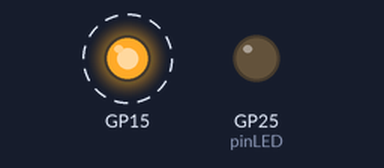
Recording of a program running on a simulated Raspberry Pi Pico running MicroPython. Shown: output pins drawn as LEDs (lit = HIGH). Dashed ring = blinking. What the program prints to the serial console is not drawn.

Above: at 0.5 s.
Timing chart, 0 to 4.6 s (numbered marks = the images above):
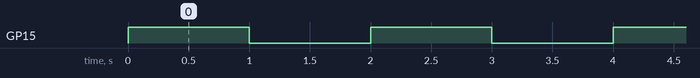

Measured:
- by itself, GP15: alternates HIGH for 1.0 s and LOW for 1.0 s

The program:

LED_external.py
```python
from machine import Pin
from utime import sleep
from _pins import PIN_GP15__20 as PIN_GP15, PIN_LED

pinLED = Pin(PIN_LED, Pin.OUT)
pin15 = Pin(PIN_GP15, Pin.OUT)

print("LED starts flashing...")
while True:
    try:
        pin15.toggle()
        sleep(1)  # sleep 1sec
    except KeyboardInterrupt:
        break
pin15.off()
print("Finished.")
```

_pins.py
```python
#  PWM pins (https://www.youtube.com/watch?v=GXA1Y6lA14A&list=PLGs0VKk2DiYz8js1SJog21cDhkBqyAhC5&index=11&ab_channel=PaulMcWhorter)

# Options
# Pin() # (General Purpose Input/Output) # Digital Input/Output (e.g. button, LED, etc.)
# ADC() # (Analog Input) # Analog to Digital Converter (e.g. potentiometer, temperature sensor, etc.)
# PWM() # (Analog Output) # Pulse Width Modulation (e.g. LED brightness, motor speed, etc.)
# I2C() # (Digital Communication) # Inter-Integrated Circuit (e.g. sensor, display, etc.)
# SPI() # (Digital Communication) # Serial Peripheral Interface (e.g. sensor, display, etc.)
# Timer() # (Digital Communication) # Software timer (e.g. blinking LED, etc.)


# Full source of truth for given GP pin
PIN_GP0__1__SPI0_RX__I2C0_SDA__UART1_TX = 0
PIN_GP1__2__SPI0_CSn__I2C0_SCL__UART1_RX = 1
PIN_GP2__4__SPI0_SCK__I2C1_SDA = 2
PIN_GP3__5__SPI0_TX__I2C1_SCL = 3
PIN_GP4__6__SPI0_RX__I2C0_SDA__UART1_TX = 4
PIN_GP5__7__SPI0_CSn__I2C0_SCL__UART1_RX = 5
PIN_GP6__9__SPI0_SCK__I2C1_SDA = 6
PIN_GP7__10__SPI0_TX__I2C1_SCL = 7
PIN_GP8__11__SPI1_RX__I2C0_SDA__UART1_TX = 8
PIN_GP9__12__SPI1_CSn__I2C0_SCL__UART1_RX = 9
PIN_GP10__14__SPI1_SCK__I2C1_SDA = 10
PIN_GP11__15__SPI1_TX__I2C1_SCL = 11
PIN_GP12__16__SPI1_RX__I2C0_SDA__UART1_TX = 12
PIN_GP13__17__SPI1_CSn__I2C0_SCL__UART1_RX = 13
PIN_GP14__19__SPI1_SCK__I2C1_SDA = 14
PIN_GP15__20__SPI1_TX__I2C1_SCL = 15

PIN_GP16__21_20b__SPI0_RX__I2C0_SDA__UART1_TX = 16
PIN_GP17__22_19b__SPI0_CSn__I2C0_SCL__UART1_RX = 17
PIN_GP18__24_17b__SPI0_SCK__I2C1_SDA = 18
PIN_GP19__25_16b__SPI0_TX__I2C1_SCL = 19
PIN_GP20__26_15b__I2C0_SDA = 19
PIN_GP21__27_14b__I2C0_SCL = 20
PIN_GP22__29_12b = 21
PIN_GP26__31_10b__ADC0__I2C1_SDA = 26
PIN_GP27__32_9b__ADC1__I2C1_SCL = 27
PIN_GP28__34_7b__ADC2 = 28

#####
# Context-specific constants
#####
## GPIO (General Purpose Input/Output)
PIN_GP0__1 = 0
PIN_GP1__2 = 1
PIN_GP2__4 = 2
PIN_GP3__5 = 3
PIN_GP4__6 = 4
PIN_GP5__7 = 5
PIN_GP6__9 = 6
PIN_GP7__10 = 7
PIN_GP8__11 = 8
PIN_GP9__12 = 9
PIN_GP10__14 = 10
PIN_GP11__15 = 11
PIN_GP12__16 = 12
PIN_GP13__17 = 13
PIN_GP14__19 = 14
PIN_GP15__20 = 15
PIN_GP16__21_20b = 16
PIN_GP17__22_19b = 17
PIN_GP18__24_17b = 18
PIN_GP19__25_16b = 19
PIN_GP20__26_15b = 20
PIN_GP21__27_14b = 21
PIN_GP22__29_12b = 22
PIN_GP26__31_10b = 26
PIN_GP27__32_9b = 27
PIN_GP28__34_7b = 28

## ADC (Analog to Digital Converter)
# PIN_ADC0__31_10b = 26
# PIN_ADC1__32_9b = 27
# PIN_ADC2__34_7b = 28

## SPI (Serial Peripheral Interface)
# PIN_SPI0_RX__21_20b = 0
# PIN_SPI0_CSn__22_19b = 1
# PIN_SPI0_SCK__24_17b = 2
# PIN_SPI0_TX__25_16b = 3
# PIN_SPI0_RX__26_15b = 4
# PIN_SPI0_CSn__27_14b = 5
# PIN_SPI0_SCK__29_12b = 6
# PIN_SPI0_TX__31_10b = 7
# PIN_SPI1_RX__21_20b = 8
# PIN_SPI1_CSn__22_19b = 9
# PIN_SPI1_SCK__24_17b = 10
# PIN_SPI1_TX__25_16b = 11
# PIN_SPI1_RX__26_15b = 12
# PIN_SPI1_CSn__27_14b = 13
# PIN_SPI1_SCK__29_12b = 14
# PIN_SPI1_TX__31_10b = 15

## I2C (Inter-Integrated Circuit)
# PIN_I2C0_SDA__26_15b = 19
# PIN_I2C0_SCL__27_14b = 20
# PIN_I2C1_SDA__24_17b = 21
# PIN_I2C1_SCL__25_16b = 22
# PIN_I2C1_SDA__31_10b = 26
# PIN_I2C1_SCL__32_9b = 27

## UART (Universal Asynchronous Receiver-Transmitter)
# PIN_UART1_TX__21_20b = 0
# PIN_UART1_RX__22_19b = 1
# PIN_UART1_TX__26_15b = 2
# PIN_UART1_RX__27_14b = 3

## OTHER
PIN_LED = "LED"  # LED (internal component)
PIN_VBUS__40_1b = False  # USB power
PIN_VSYS__39_2b = False  # System power
PIN_3V3_EN__37_4b = False  # 3.3V power (enable)
PIN_3V3_OUT__36_5b = False  # 3.3V power (output)
PIN_RUN__30_11b = False  # Reset (?)
PIN_GND__3 = False  # Ground
PIN_GND__8 = False
PIN_GND__13 = False
PIN_GND__18 = False
PIN_GND__23_18b = False
PIN_GND__28_13b = False
PIN_GND__33_8b = False
PIN_GND__38_3b = False
```
